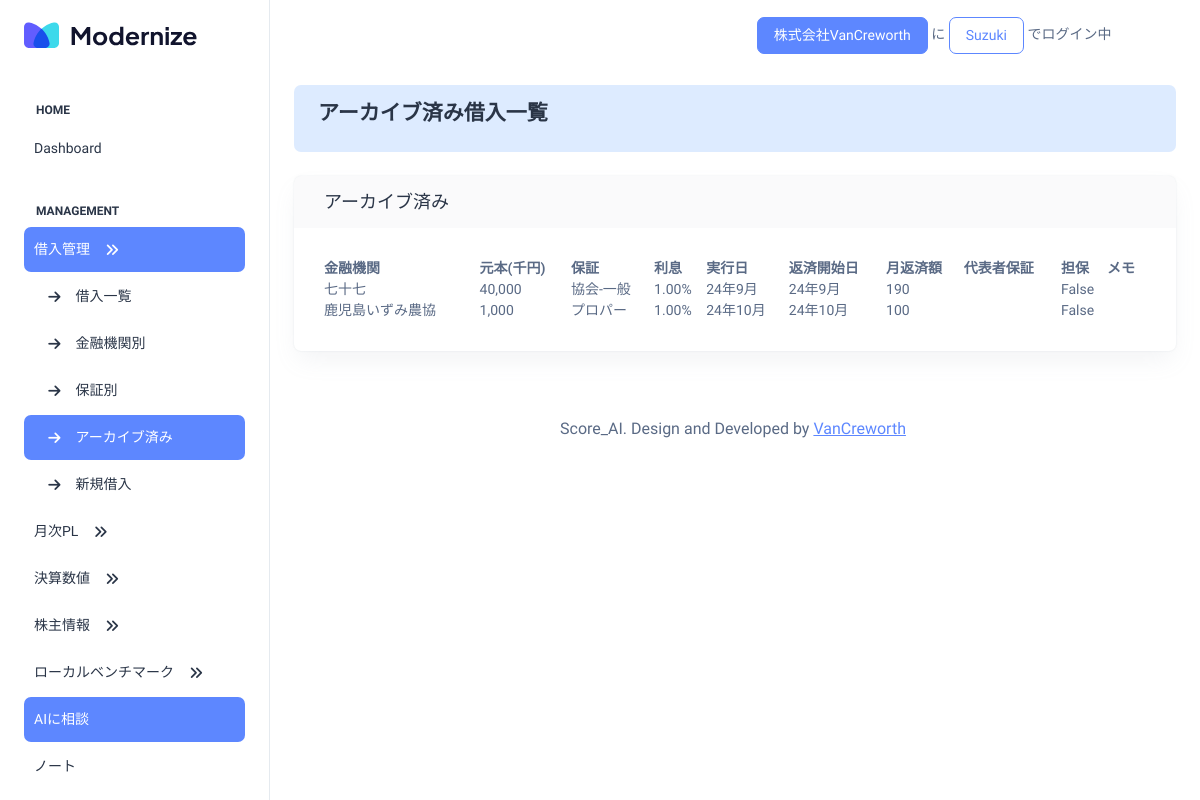
/debts_archived/ (signed in), run on the app's committed database.
### scoreai/models.py (models this page shows, shortened)
class Company(models.Model):
    id = models.CharField(primary_key=True, default=ulid.new, editable=False, max_length=26)
    name = models.CharField(max_length=255)
    fiscal_month = models.IntegerField("決算月", validators=[MinValueValidator(1), MaxValueValidator(12)])
    code = models.CharField(max_length=20, unique=True)
    industry_classification = models.ForeignKey('IndustryClassification', on_delete=models.SET_NULL, null=True, blank=True)
    industry_subclassification = models.ForeignKey('IndustrySubClassification', on_delete=models.SET_NULL, null=True, blank=True)
    COMPANY_SIZE_CHOICES = [
        ('s', '小規模'),
        ('m', '中規模'),
        ('l', '大規模'),
    ]
    company_size = models.CharField(
        "Company Size",
        max_length=10,
        choices=COMPANY_SIZE_CHOICES,
        default='s',
    )
    def __str__(self):
        return self.name

class User(AbstractUser):
    email = models.EmailField('メールアドレス', unique=True, max_length=255)
    username = models.CharField(
        'ユーザー名',
        max_length=20,
        unique=True,
        help_text='20文字以下のユーザー名を入力してください。',
        validators=[UnicodeUsernameValidator()],
        error_messages={
            'unique': "このユーザー名は既に使用されています。",
        },
    )
    is_active = models.BooleanField(
        'Active',
        default=True,
        help_text='IF the user is Active or not.'
    )
    is_financial_consultant = models.BooleanField(default=False)
    is_company_user = models.BooleanField(default=False)
    is_manager = models.BooleanField(default=False)
    created_at = models.DateTimeField(auto_now_add=True)
    updated_at = models.DateTimeField(auto_now=True)
    first_name = None
    last_name = None
    date_joined = None
    groups = None
    USERNAME_FIELD = 'email'
    REQUIRED_FIELDS = ['username']
    class Meta:
        verbose_name = 'ユーザー'
        verbose_name_plural = 'ユーザー'

class Debt(models.Model):
    id = models.CharField(primary_key=True, default=ulid.new, editable=False, max_length=26)
    company = models.ForeignKey(Company, on_delete=models.CASCADE)
    financial_institution = models.ForeignKey(FinancialInstitution, on_delete=models.CASCADE, verbose_name="金融機関名")
    principal = models.IntegerField("借入元本", help_text="単位：円")
    issue_date = models.DateField("実行日")
    start_date = models.DateField("返済開始日")
    interest_rate = models.DecimalField("利息", max_digits=4, decimal_places=2, help_text="単位：%")
    monthly_repayment = models.IntegerField("月返済額", help_text="単位：円")
    adjusted_amount_first = models.IntegerField("初月調整額", default=0, help_text="単位：円。初月だけ返済額が異なる場合は通常月との差額を入力。差がなければゼロ。")
    adjusted_amount_last = models.IntegerField("最終月調整額", default=0, help_text="単位：円。最終月だけ返済額が異なる場合は通常月との差額を入力。差がなければゼロ。")
    payment_terms = GeneratedField(
        expression=(F('principal') - F('adjusted_amount_first') - F('adjusted_amount_last')) / F('monthly_repayment'),
        output_field=IntegerField(),
        db_persist=True
    )
    is_securedby_management = models.BooleanField("経営者保証", default=False)
    is_collateraled = models.BooleanField("担保", default=False)
    is_rescheduled = models.BooleanField("リスケ", default=False, help_text="リスケした場合はチェックし、リスケ日とリスケ時点の残高を入力してください。")
    reschedule_date = models.DateField("リスケ日", null=True, blank=True)
    reschedule_balance = models.IntegerField("リスケ時点の残高", null=True, blank=True)
    memo_long = models.TextField("長文メモ", blank=True)
    memo_short = models.CharField("短文メモ", max_length=126, blank=True)
    is_nodisplay = models.BooleanField("非表示", default=False)
    secured_type = models.ForeignKey(SecuredType, on_delete=models.CASCADE, verbose_name="保証協会")
    @property
    def remaining_months(self):
        payment_terms = self.payment_terms
        elapsed_months = self.elapsed_months
        return max(0, payment_terms - elapsed_months)
    @property
    def elapsed_months(self):
        start_date = self.start_date
        now = datetime.now()
        return (now.year - start_date.year) * 12 + (now.month - start_date.month)
    def balance_after_months(self, months):
        projected_balance = self.principal - (self.monthly_repayment * months)  # Ensure this method returns a number
        projected_interest_amount = projected_balance * self.interest_rate / 12 / 100
        return max(0, projected_balance), max(0,projected_interest_amount)
    @property
    def balances_monthly(self):
        start_month = self.elapsed_months
        return [self.balance_after_months(month)[0] for month in range(start_month, start_month + 12)]
    @property
    def interest_amount_monthly(self):
        start_month = self.elapsed_months
        return [int(self.balance_after_months(month)[0]*self.interest_rate) for month in range(start_month, start_month + 12)]
    @property
    def fiscal_year_months(self):
        fiscal_month = self.company.fiscal_month
        current_date = datetime.now()
        current_month = current_date.month
        current_year = current_date.year
        if current_month <= fiscal_month:
            months_to_fy1 = fiscal_month - current_month
        else:
            months_to_fy1 = (12 - current_month) + fiscal_month
        return months_to_fy1
    @property
    def balance_fy1(self):
        months_to_fy1 = self.elapsed_months + self.fiscal_year_months
        return self.balance_after_months(months_to_fy1)[0]
    @property
    def balance_fy2(self):
        months_to_fy2 = self.elapsed_months + self.fiscal_year_months + 12
        return self.balance_after_months(months_to_fy2)[0]
    @property
    def balance_fy3(self):
        months_to_fy3 = self.elapsed_months + self.fiscal_year_months + 24
        return self.balance_after_months(months_to_fy3)[0]
    @property
    def balance_fy4(self):
        months_to_fy4 = self.elapsed_months + self.fiscal_year_months + 36
        return self.balance_after_months(months_to_fy4)[0]
    @property
    def balance_fy5(self):
        months_to_fy5 = self.elapsed_months + self.fiscal_year_months + 48
        return self.balance_after_months(months_to_fy5)[0]

class FinancialInstitution(models.Model):
    name = models.CharField(max_length=255)
    short_name = models.CharField(max_length=24)
    JBAcode = models.CharField(max_length=6, unique=True)  # ユニーク制を追加
    bank_category =  models.CharField(
        max_length=50,
        choices=(
            ('都市銀行', '都市銀行'),
            ('地方銀行', '地方銀行'),
            ('第二地銀協加盟行', '第二地銀協加盟行'),
            ('信金中央金庫', '信金中央金庫'),
            ('信用金庫', '信用金庫'),
            ('商工組合中央金庫', '商工組合中央金庫'),
            ('労働金庫連合会', '労働金庫連合会'),
            ('農林中央金庫', '農林中央金庫'),
            ('政府関係機関', '政府関係機関'),
            ('信用組合', '信用組合'),
            ('その他', 'その他'),
        ),
        default = '地方銀行',
    )

class SecuredType(models.Model):
    name = models.CharField('保証区分', max_length=60)
    def __str__(self):
        return self.name

### scoreai/views.py (the view)
# urls.py: path('debts_archived/', DebtsArchivedListView.as_view(), name='debts_archived'),
class DebtsArchivedListView(LoginRequiredMixin, SelectedCompanyMixin, ListView):
    model = Debt
    template_name = 'scoreai/debt_list_archived.html'
    context_object_name = 'debt_list'
    def get_context_data(self, **kwargs):
        context = super().get_context_data(**kwargs)
        debt_list, debt_list_totals, debt_list_nodisplay, debt_list_rescheduled, debt_list_finished = get_debt_list(self.this_company)
        context.update({
            'title': 'アーカイブ済み借入一覧',
            'debt_list_nodisplay': debt_list_nodisplay,
        })
        return context

### scoreai/context_processors.py (called while the page is built)
def selected_company(request):
    if request.user.is_authenticated:
        selected_company = UserCompany.objects.filter(user=request.user, is_selected=True).first()
        return {'this_company': selected_company.company if selected_company else None}
    return {'this_company': None}

### scoreai/mixins.py (called while the page is built)
    def dispatch(self, request, *args, **kwargs):
        self.this_company = self.get_selected_company()
        return super().dispatch(request, *args, **kwargs)

    def get_selected_company(self):
        user = self.request.user
        user_company = UserCompany.objects.filter(user=user, is_selected=True).first()
        return user_company.company if user_company else None

    def get_context_data(self, **kwargs):
        context = super().get_context_data(**kwargs)
        context['this_company'] = self.this_company
        return context

    def get_queryset(self):
        queryset = super().get_queryset()
        return self.filter_by_selected_company(queryset)

    def filter_by_selected_company(self, queryset):
        if self.this_company:
            return queryset.filter(company=self.this_company)
        return queryset.none()

### scoreai/templatetags/custom_filters.py (called while the page is built)
@register.filter
def to_thousands(value):
    try:
        value = int(value)
        return value // 1000
    except (ValueError, TypeError):
        return value

### templates/scoreai/debt_list_archived.html (shortened to what this page needs)
{% extends "scoreai/base.html" %}
{% load static %}
{% load humanize %}
{% load custom_filters %}
{% block head %}
<link rel="stylesheet" href="https://cdn.datatables.net/2.0.8/css/dataTables.dataTables.css">
{% endblock %}
{% block content %}
<div class="row mt-4">
    <div class="col-lg-12 d-flex align-items-strech">
      <div class="card w-100">
        <div class="card-header">
          <h5 class="card-title mb-0">アーカイブ済み</h5>
        </div>
        <div class="card-body">
          <table id="archived_debt_list" class="display nowrap" style="width:100%">
            <thead>
              <tr>
                <th>金融機関</th>
                <th>元本(千円)</th>
                <th>保証</th>
                <th>利息</th>
                <th>実行日</th>
                <th>返済開始日</th>
                <th>月返済額</th>
                <th>代表者保証</th>
                <th>担保</th>
                <th>メモ</th>
              </tr>
            </thead>
            <tbody>
              {% for debt in debt_list_nodisplay %}
              <tr data-href="{% url 'debt_detail' debt.id %}">
                <td>{{ debt.financial_institution.short_name }}</td>
                <td>{{ debt.principal|to_thousands|intcomma}}</td>
                <td>{{ debt.secured_type }}</td>
                <td>{{ debt.interest_rate }}%</td>
                <td>{{ debt.issue_date|date:"y年n月" }}</td>
                <td>{{ debt.start_date|date:"y年n月" }}</td>
                <td>{{ debt.monthly_repayment|to_thousands|intcomma }}</td>
                <td>{% if debt.is_securedby_management %}あり{% else %}{% endif %}</td>
                <td>{{ debt.is_collateraled }}</td>
                <td>{{ debt.memo_short }}</td>
              </tr>
              {% endfor %}
            </tbody>
          </table>
        </div>
      </div>
    </div>
  </div>
{% endblock %}

### templates/scoreai/base-header.html (shortened to what this page needs)
{% load static %}
<header class="app-header">
  {% if user.is_authenticated %}
  <nav class="navbar navbar-expand-lg navbar-light">
    <div class="navbar-collapse justify-content-end px-0" id="navbarNav">
      <ul class="navbar-nav flex-row ms-auto align-items-center justify-content-end">
        <li class="nav-item me-3 d-flex align-items-center justify-content-center">
          <p class="mb-0">
            <button class="btn btn-primary">{{ this_company }}</button> に <button class="btn btn-outline-primary">{{ user.username }}</button> でログイン中
          </p>
        </li>
        <li class="nav-item dropdown">
          <a class="nav-link nav-icon-hover" href="javascript:void(0)" id="drop2" data-bs-toggle="dropdown"
            aria-expanded="false">
            <i class="ti ti-settings fs-6"></i>
          </a>
        </li>
      </ul>
    </div>
  </nav>
  {% endif %}
</header>

### data on the page
Company: name "株式会社VanCreworth"
User: username "Suzuki"
Debt: financial_institution.short_name "七十七", principal|to_thousands "40,000", secured_type "協会-一般", interest_rate "1.00", issue_date "24年9月", start_date "24年9月", monthly_repayment|to_thousands "190", is_collateraled "False"
Debt: financial_institution.short_name "鹿児島いずみ農協", principal|to_thousands "1,000", secured_type "プロパー", interest_rate "1.00", issue_date "24年10月", start_date "24年10月", monthly_repayment|to_thousands "100", is_collateraled "False"

### other printed values
{{ title }} "アーカイブ済み借入一覧"
